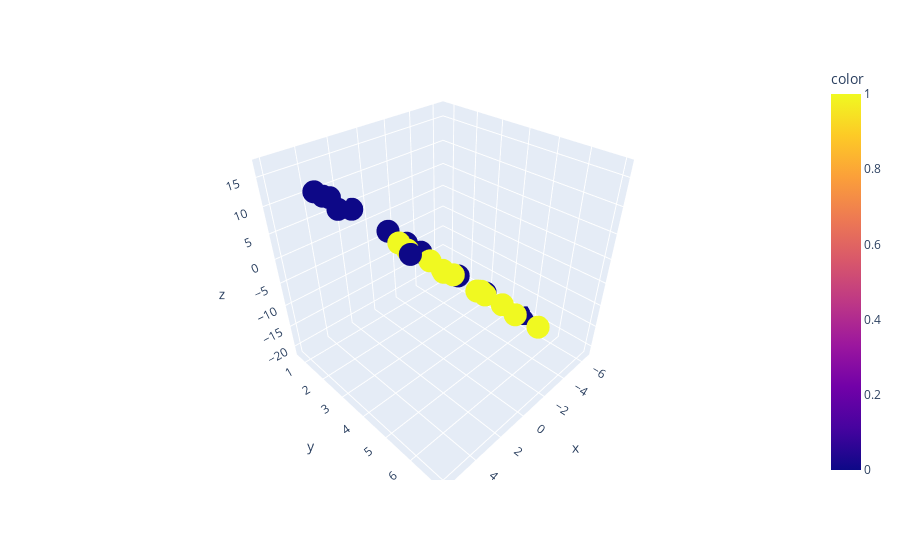

The notebook cell saved with this chart:
### Markdown cell above
- Lets vizualize the separation of the data in 3D

### Code cell
fig = px.scatter_3d( x=x, y=y,z=z,color = points['color'])
fig.show()

### Figure 1 — Plotly figure (JSON) as saved in the notebook; plotly's stock layout.template omitted (floating-point values rounded to 4 significant figures)
{"data": [{"hovertemplate": "x=%{x}<br>y=%{y}<br>z=%{z}<br>color=%{marker.color}<extra></extra>", "legendgroup": "", "marker": {"color": [0, 0, 0, 0, 0, 0, 0, 0, 0, 0, 0, 0, 1, 1, 1, 1, 1, 1, 1, 1, 1, 1, 1, 1], "coloraxis": "coloraxis", "symbol": "circle"}, "mode": "markers", "name": "", "scene": "scene", "showlegend": false, "type": "scatter3d", "x": [-6.5, -5.7, -5, -3.2, -2.2, -1.2, 1.25, 3, 4.2, 5, 6, 5.8, -3.8, -3, -2, -1.5, -1.3, -0.8, 0.6, 1.3, 1.3, 1.5, 3, 3.25], "y": [4.75, 3.2, 2.2, 1.25, 1.1, 0.8, 0.7, 1, 1.7, 2, 3.8, 6, 3.8, 5, 3.4, 6.8, 5, 3, 5.5, 7, 4.6, 3, 5.5, 4.4], "z": [-21.06, -18.26, -15.79, -9.823, -6.695, -3.377, 4.107, 9, 12.07, 14.31, 16.66, 15.61, -12.74, -10.61, -7.224, -6.417, -5.509, -3.499, 0.09525, 1.954, 2.374, 3.401, 7.295, 8.268]}], "layout": {"coloraxis": {"colorbar": {"title": {"text": "color"}}, "colorscale": [[0, "#0d0887"], [0.1111, "#46039f"], [0.2222, "#7201a8"], [0.3333, "#9c179e"], [0.4444, "#bd3786"], [0.5556, "#d8576b"], [0.6667, "#ed7953"], [0.7778, "#fb9f3a"], [0.8889, "#fdca26"], [1, "#f0f921"]]}, "legend": {"tracegroupgap": 0}, "margin": {"t": 60}, "scene": {"domain": {"x": [0, 1], "y": [0, 1]}, "xaxis": {"title": {"text": "x"}}, "yaxis": {"title": {"text": "y"}}, "zaxis": {"title": {"text": "z"}}}}}
